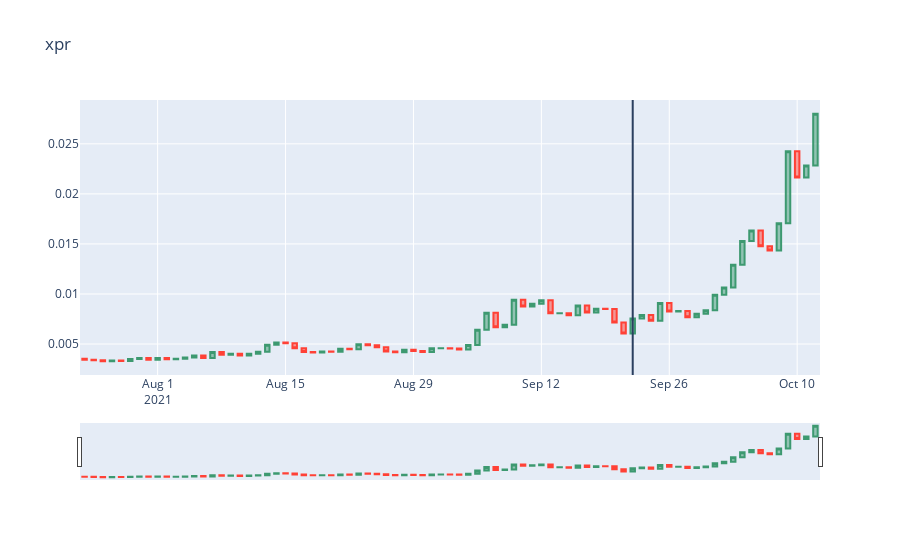

Write notebook code for a chart like this one.
### Code cell
idx = 664
days_before = 60
days_after = 20
fig = plot_candlestick(df_data_pump_30_no_listing['coin'][idx],df_data_pump_30_no_listing['base_date'][idx] - pd.Timedelta(days_before, 'd'), 
                        df_data_pump_30_no_listing['base_date'][idx]+pd.Timedelta(days_after, 'd'), base_date=df_data_pump_30_no_listing['base_date'][idx])
# fig.update_layout(shapes = [dict(
#         x0=df_data_pump_steady['base_date'][idx], x1=df_data_pump_steady['base_date'][idx], y0=0, y1=1, xref='x', yref='paper',
#         line_width=2)])
fig
